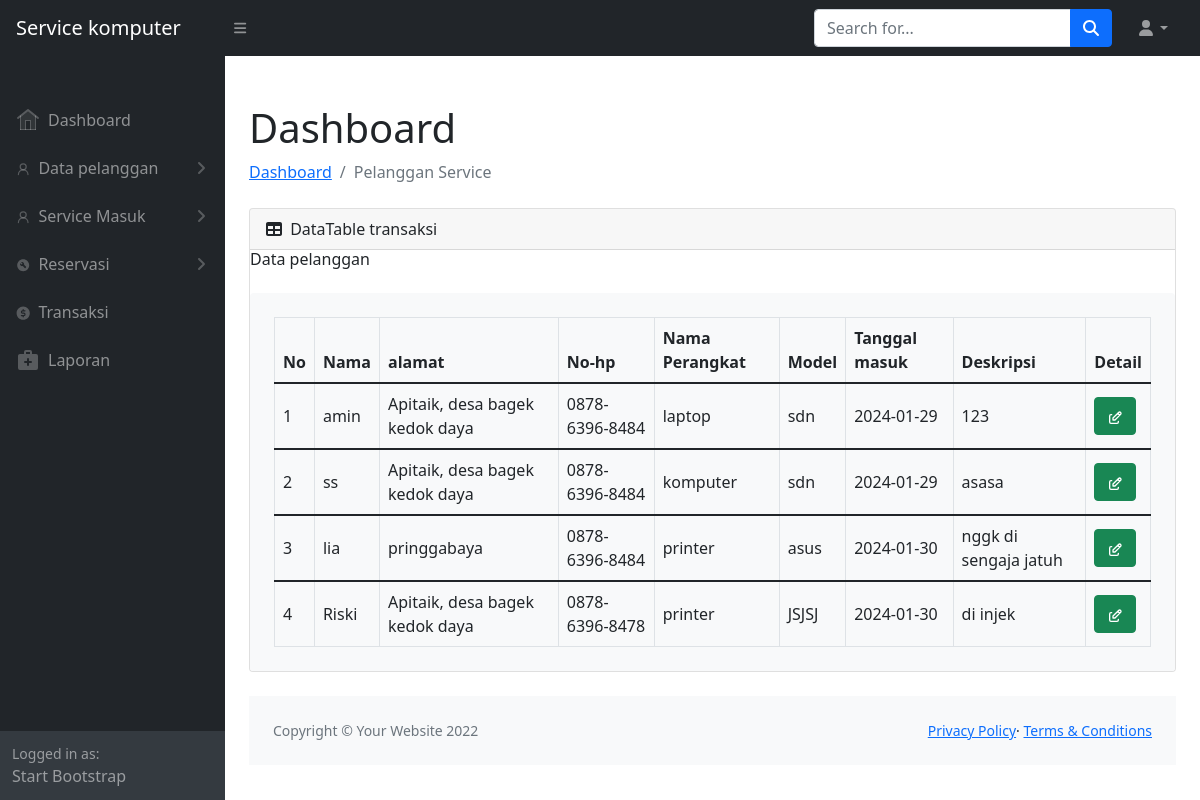
The app's page /service-data.php with its own data.
### tables this page shows
CREATE TABLE `tb_service` (
  `id_service` int(11) NOT NULL,
  `id_pelanggan` int(11) NOT NULL,
  `nama_perangkat` varchar(100) NOT NULL,
  `model` varchar(100) NOT NULL,
  `tanggal_masuk` date NOT NULL,
  `deskripsi` text NOT NULL
);

CREATE TABLE `tb_pelanggan` (
  `id_pelanggan` int(11) NOT NULL,
  `nama` varchar(100) NOT NULL,
  `jenis_kelamin` varchar(100) NOT NULL,
  `alamat` varchar(100) NOT NULL,
  `no_hp` varchar(100) NOT NULL,
  `email` varchar(100) NOT NULL
);

### service-data.php (the view, shortened to what this page needs)
<?php
include "database.php";
$database = new Database();
$data_service = $database->pelanggan_service_data();
include "header.php";
?>
<div class="container-fluid pt-4 px-4">
    <h1 class="mt-4">Dashboard</h1>
        <ol class="breadcrumb mb-4">
            <li class="breadcrumb-item"><a href="index-admin.php">Dashboard</a></li>
            <li class="breadcrumb-item active">Pelanggan Service</li>
        </ol>
        <div class="card mb-4">
            <div class="card-header">
                <i class="fas fa-table me-1"></i>
                DataTable transaksi
        </div>
    <div class="col-12">
        <h6 class="mb-4">Data pelanggan</h6>
        <div class="bg-light rounded h-100 p-4">
            <div class="table-responsive">
                    <table class="table text-start align-middle table-bordered table-hover mb-0">
                        <thead>
                            <tr>
                                <th scope="col">No</th>
                                <th scope="col">Nama</th>
                                <th scope="col">alamat</th>
                                <th scope="col">No-hp</th>
                                <th scope="col">Nama Perangkat</th>
                                <th scope="col">Model</th>
                                <th scope="col">Tanggal masuk</th>
                                <th scope="col">Deskripsi</th>
                                <th scope="col">Detail</th>
                            </tr>
                        </thead>
                                <?php
                                $no = 1;
                                foreach($data_service as $data){
                                ?>
                        <tbody>
                            <tr>
                                <td><?= $no++?></td>
                                <td><?= $data['nama']?></td>
                                <td><?= $data['alamat']?></td>
                                <td><?= $data['no_hp']?></td>
                                <td><?= $data['nama_perangkat']?></td>
                                <td><?= $data['model']?></td>
                                <td><?= $data['tanggal_masuk']?></td>
                                <td><?= $data['deskripsi']?></td>
                                <td>
                                    <a href="service-edit.php?id_service=<?php echo $data['id_service']; ?>&aksi=edit" class="btn btn-success">
                                    <i></i>
                                    </a>
                                </td>
                            </tr>
                        </tbody>
                        <?php
                        }
                        ?>
                    </table>
                </div>
            </div>
    </div>
</div>
<?php
include "footer.php";
?>

### records on screen
tb_service: id_pelanggan.nama "amin", id_pelanggan.alamat "Apitaik, desa bagek kedok daya", id_pelanggan.no_hp "0878-6396-8484", nama_perangkat "laptop", model "sdn", tanggal_masuk "2024-01-29", deskripsi "123"
tb_service: id_pelanggan.nama "ss", id_pelanggan.alamat "Apitaik, desa bagek kedok daya", id_pelanggan.no_hp "0878-6396-8484", nama_perangkat "komputer", model "sdn", tanggal_masuk "2024-01-29", deskripsi "asasa"
tb_service: id_pelanggan.nama "lia", id_pelanggan.alamat "pringgabaya", id_pelanggan.no_hp "0878-6396-8484", nama_perangkat "printer", model "asus", tanggal_masuk "2024-01-30", deskripsi "nggk di sengaja jatuh"
tb_service: id_pelanggan.nama "Riski", id_pelanggan.alamat "Apitaik, desa bagek kedok daya", id_pelanggan.no_hp "0878-6396-8478", nama_perangkat "printer", model "JSJSJ", tanggal_masuk "2024-01-30", deskripsi "di injek"
